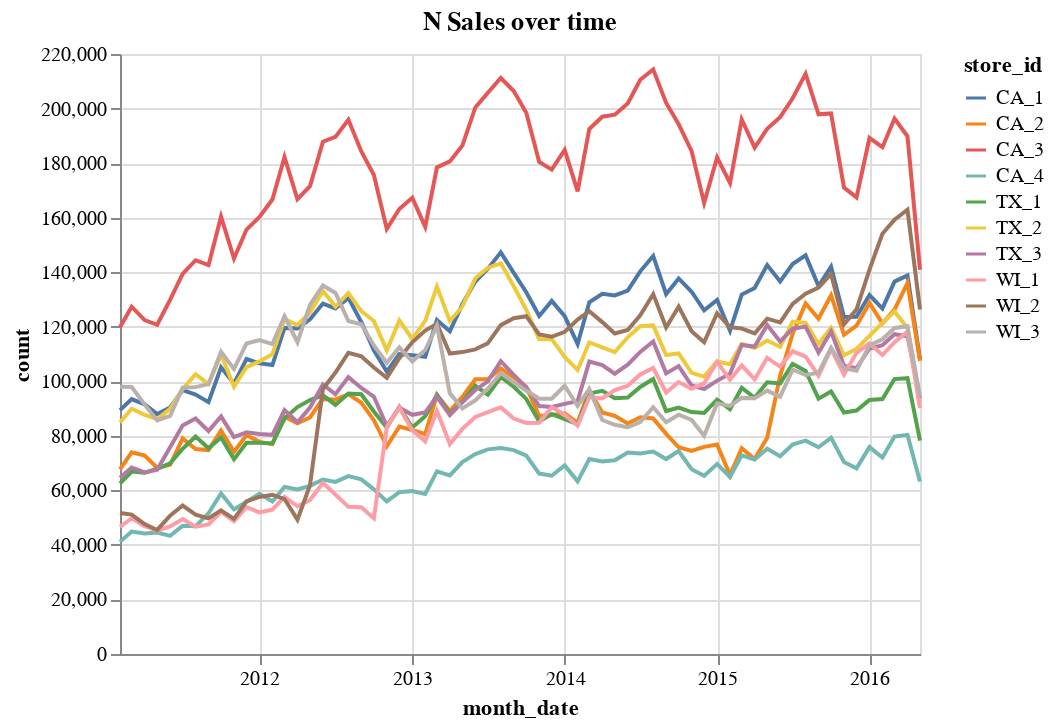

The cell this chart's notebook holds for it:
### Markdown cell above
## Timeseries Plot

### Code cell
timeseries_chart = alt.Chart(sales_by_store_by_month, title="N Sales over time").mark_line(tooltip=True).encode(
    x='month_date',
    y='count',
    color='store_id',
)
timeseries_chart

### Figure 1 — Vega-Lite specification as saved in the notebook (floating-point values rounded to 4 significant figures; data arrays with more than 128 entries replaced by an {"elided": "..."} marker saying what was removed)
{"config": {"view": {"continuousWidth": 400, "continuousHeight": 300}}, "data": {"name": "data-d1f8449ae56a18c88374d46104f90e30"}, "mark": {"type": "line", "tooltip": true}, "encoding": {"color": {"field": "store_id", "type": "nominal"}, "x": {"field": "month_date", "type": "temporal"}, "y": {"field": "count", "type": "quantitative"}}, "title": "N Sales over time", "$schema": "https://vega.github.io/schema/vega-lite/v4.17.0.json", "datasets": {"data-d1f8449ae56a18c88374d46104f90e30": {"elided": "640 records"}}}
